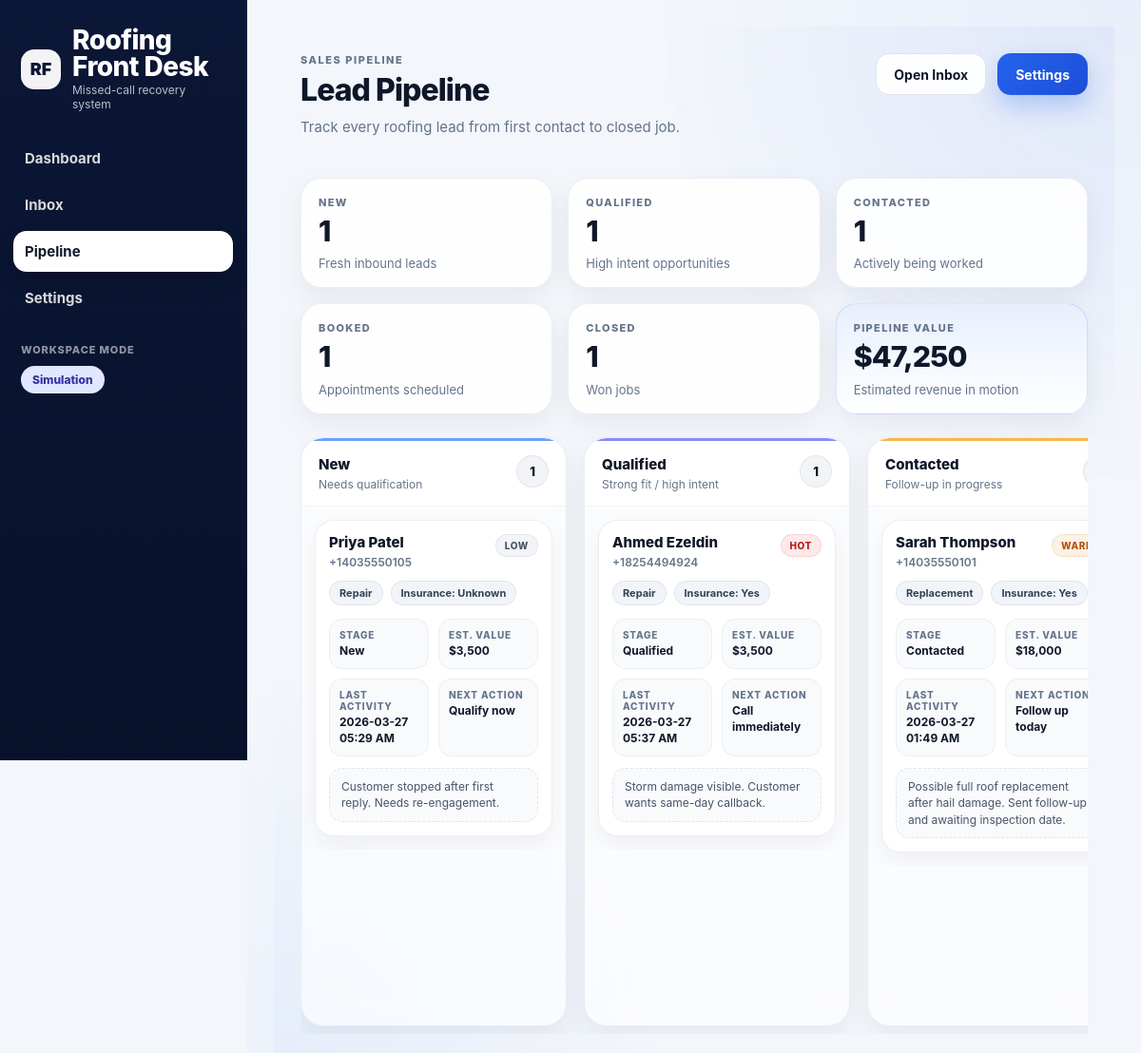
Screenshot of /demo/pipeline with the database file from the repository.
### app/models.py (models this page shows)
class Lead(Base):
    __tablename__ = "leads"
    id = Column(Integer, primary_key=True, index=True)
    phone_number = Column(String, index=True, nullable=False)
    source = Column(String, default="missed_call", nullable=False)
    conversation_state = Column(String, default="awaiting_job_type", nullable=False)
    status = Column(String, default="new", nullable=False)  # qualification status
    job_type = Column(String, nullable=True)
    postal_code = Column(String, nullable=True)
    customer_name = Column(String, nullable=True)
    urgency = Column(String, nullable=True)
    priority = Column(String, nullable=True)
    insurance_claim = Column(String, nullable=True)  # yes / no
    crm_status = Column(String, default="new", nullable=False)  # new/contacted/booked/closed/lost
    notes = Column(Text, nullable=True)
    created_at = Column(DateTime, default=datetime.utcnow, nullable=False)
    updated_at = Column(DateTime, default=datetime.utcnow, nullable=False)
    messages = relationship("Message", back_populates="lead", cascade="all, delete-orphan")

### app/main.py (the view)
@app.get("/demo/pipeline", response_class=HTMLResponse)
def demo_pipeline(request: Request, db: Session = Depends(get_db)):
    settings = logic.get_or_create_business_settings(db)
    leads = db.query(models.Lead).order_by(models.Lead.updated_at.desc()).all()
    columns = build_pipeline_columns(leads)
    return templates.TemplateResponse(
        request,
        "demo/pipeline.html",
        {
            "settings": settings,
            "columns": columns,
            "twilio_live": logic.twilio_enabled(),
            "active_page": "pipeline",
            "page_title": "Pipeline",
            "page_subtitle": "Track leads from qualification to outcome.",
        },
    )

### app/templates/demo/pipeline.html
{% extends "base.html" %}
{% block content %}
<div class="page-shell">
  <div class="page-header">
    <div>
      <p class="eyebrow">Sales pipeline</p>
      <h1 class="page-title">Lead Pipeline</h1>
      <p class="page-subtitle">Track every roofing lead from first contact to closed job.</p>
    </div>
    <div class="page-actions">
      <a href="/inbox" class="btn btn-secondary">Open Inbox</a>
      <a href="/settings" class="btn btn-primary">Settings</a>
    </div>
  </div>
  {% set ns = namespace(total_value=0) %}
  {% for status, leads_in_col in columns.items() %}
    {% for lead in leads_in_col %}
      {% set value = 0 %}
      {% if lead.job_type == "replacement" %}
        {% set value = 18000 %}
      {% elif lead.job_type == "repair" %}
        {% set value = 3500 %}
      {% elif lead.job_type == "inspection" %}
        {% set value = 750 %}
      {% else %}
        {% set value = 2500 %}
      {% endif %}
      {% set ns.total_value = ns.total_value + value %}
    {% endfor %}
  {% endfor %}
  <section class="pipeline-summary-grid">
    <div class="metric-card">
      <div class="metric-label">New</div>
      <div class="metric-value">{{ columns["new"]|length }}</div>
      <div class="metric-foot">Fresh inbound leads</div>
    </div>
    <div class="metric-card">
      <div class="metric-label">Qualified</div>
      <div class="metric-value">{{ columns["qualified"]|length }}</div>
      <div class="metric-foot">High intent opportunities</div>
    </div>
    <div class="metric-card">
      <div class="metric-label">Contacted</div>
      <div class="metric-value">{{ columns["contacted"]|length }}</div>
      <div class="metric-foot">Actively being worked</div>
    </div>
    <div class="metric-card">
      <div class="metric-label">Booked</div>
      <div class="metric-value">{{ columns["booked"]|length }}</div>
      <div class="metric-foot">Appointments scheduled</div>
    </div>
    <div class="metric-card">
      <div class="metric-label">Closed</div>
      <div class="metric-value">{{ columns["closed"]|length }}</div>
      <div class="metric-foot">Won jobs</div>
    </div>
    <div class="metric-card metric-card-accent">
      <div class="metric-label">Pipeline Value</div>
      <div class="metric-value">${{ "{:,}".format(ns.total_value) }}</div>
      <div class="metric-foot">Estimated revenue in motion</div>
    </div>
  </section>
  <section class="pipeline-board">
    {% set stage_meta = {
      "new": {"label": "New", "desc": "Needs qualification", "class": "stage-new"},
      "qualified": {"label": "Qualified", "desc": "Strong fit / high intent", "class": "stage-qualified"},
      "contacted": {"label": "Contacted", "desc": "Follow-up in progress", "class": "stage-contacted"},
      "booked": {"label": "Booked", "desc": "Estimate or inspection set", "class": "stage-booked"},
      "closed": {"label": "Closed", "desc": "Won revenue", "class": "stage-closed"},
      "lost": {"label": "Lost", "desc": "Did not convert", "class": "stage-lost"}
    } %}
    {% for status_key in ["new", "qualified", "contacted", "booked", "closed", "lost"] %}
      {% set leads_in_col = columns[status_key] %}
      {% set meta = stage_meta[status_key] %}
      <div class="pipeline-column {{ meta.class }}">
        <div class="pipeline-column-head">
          <div>
            <div class="pipeline-column-title">{{ meta.label }}</div>
            <div class="pipeline-column-subtitle">{{ meta.desc }}</div>
          </div>
          <div class="pipeline-count">{{ leads_in_col|length }}</div>
        </div>
        <div class="pipeline-column-body">
          {% if leads_in_col %}
            {% for lead in leads_in_col %}
              {% set value = 2500 %}
              {% if lead.job_type == "replacement" %}
                {% set value = 18000 %}
              {% elif lead.job_type == "repair" %}
                {% set value = 3500 %}
              {% elif lead.job_type == "inspection" %}
                {% set value = 750 %}
              {% endif %}
              {% set next_action = "Review lead" %}
              {% if status_key == "new" %}
                {% set next_action = "Qualify now" %}
              {% elif status_key == "qualified" %}
                {% set next_action = "Call immediately" %}
              {% elif status_key == "contacted" %}
                {% set next_action = "Follow up today" %}
              {% elif status_key == "booked" %}
                {% set next_action = "Confirm appointment" %}
              {% elif status_key == "closed" %}
                {% set next_action = "Won" %}
              {% elif status_key == "lost" %}
                {% set next_action = "Archive / review" %}
              {% endif %}
              <a href="/lead/{{ lead.id }}" class="pipeline-lead-card">
                <div class="lead-card-top">
                  <div>
                    <div class="lead-name">
                      {{ lead.customer_name or "Unknown Prospect" }}
                    </div>
                    <div class="lead-phone">{{ lead.phone_number }}</div>
                  </div>
                  {% if lead.priority == "high" %}
                    <span class="badge badge-danger">Hot</span>
                  {% elif lead.priority == "medium" %}
                    <span class="badge badge-warning">Warm</span>
                  {% else %}
                    <span class="badge badge-neutral">Low</span>
                  {% endif %}
                </div>
                <div class="lead-chip-row">
                  <span class="chip">
                    {{ lead.job_type|title if lead.job_type else "Unspecified" }}
                  </span>
                  {% if lead.insurance_claim is not none %}
                    <span class="chip">
                      Insurance: {{ "Yes" if lead.insurance_claim else "No" }}
                    </span>
                  {% else %}
                    <span class="chip">Insurance: Unknown</span>
                  {% endif %}
                </div>
                <div class="lead-meta-grid">
                  <div class="lead-meta-item">
                    <span class="meta-label">Stage</span>
                    <span class="meta-value">{{ meta.label }}</span>
                  </div>
                  <div class="lead-meta-item">
                    <span class="meta-label">Est. Value</span>
                    <span class="meta-value">${{ "{:,}".format(value) }}</span>
                  </div>
                  <div class="lead-meta-item">
                    <span class="meta-label">Last Activity</span>
                    <span class="meta-value">{{ format_dt(lead.updated_at) }}</span>
                  </div>
                  <div class="lead-meta-item">
                    <span class="meta-label">Next Action</span>
                    <span class="meta-value">{{ next_action }}</span>
                  </div>
                </div>
                {% if lead.notes %}
                  <div class="lead-note-preview">
                    {{ lead.notes[:110] }}{% if lead.notes|length > 110 %}...{% endif %}
                  </div>
                {% endif %}
              </a>
            {% endfor %}
          {% else %}
            <div class="pipeline-empty">
              <div class="pipeline-empty-icon">—</div>
              <div class="pipeline-empty-title">No leads</div>
              <div class="pipeline-empty-text">Nothing in this stage right now.</div>
            </div>
          {% endif %}
        </div>
      </div>
    {% endfor %}
  </section>
</div>
{% endblock %}

### app/static/css/tokens.css (style rules this page uses)
:root { --bg: #f6f8fb; --panel: #ffffff; --panel-2: #f8fafc; --text: #0f172a; --muted: #64748b; --border: #e2e8f0; --border-strong: #cbd5e1; --navy: #0b1736; --navy-2: #101f47; --navy-3: #162657; --blue: #2563eb; --blue-2: #1d4ed8; --blue-soft: #eff6ff; --green: #16a34a; --green-soft: #dcfce7; --amber: #d97706; --amber-soft: #fef3c7; --red: #dc2626; --red-soft: #fee2e2; --purple: #7c3aed; --purple-soft: #ede9fe; --gray-soft: #f1f5f9; --shadow-sm: 0 4px 12px rgba(15, 23, 42, 0.04); --shadow: 0 10px 30px rgba(15, 23, 42, 0.06); --shadow-lg: 0 18px 40px rgba(15, 23, 42, 0.08); --radius: 18px; --radius-sm: 14px; --radius-xs: 10px; }

### app/static/css/base.css (style rules this page uses)
* { box-sizing: border-box; }
html, body { margin: 0; padding: 0; min-height: 100%; font-family: Inter, ui-sans-serif, system-ui, -apple-system, BlinkMacSystemFont, "Segoe UI", sans-serif; background: var(--bg); color: var(--text); }
body { min-height: 100vh; }
a { color: inherit; text-decoration: none; }

### app/static/css/layout.css (style rules this page uses)
.page-header { display: flex; justify-content: space-between; align-items: flex-start; gap: 1rem; flex-wrap: wrap; margin-bottom: 20px; }
.eyebrow { margin-bottom: 8px; font-size: 11px; text-transform: uppercase; letter-spacing: 0.08em; font-weight: 800; color: var(--muted); }
.page-title { margin: 0; font-size: 28px; line-height: 1.1; letter-spacing: -0.03em; font-weight: 900; color: var(--text); }
.page-subtitle { margin-top: 8px; font-size: 15px; color: var(--muted); }
.page-actions { display: flex; align-items: center; gap: 12px; flex-wrap: wrap; }

### app/static/css/components.css (style rules this page uses)
.card, .settings-card, .lead-card, .lead-hero-card, .detail-panel, .inbox-list, .pipeline-column, .pipeline-stage, .landing-feature-card, .landing-fit-card, .pricing-card { background: var(--panel); border: 1px solid var(--border); box-shadow: var(--shadow-sm); }
.btn { display: inline-flex; align-items: center; justify-content: center; gap: 8px; min-height: 44px; padding: 11px 14px; border-radius: 14px; border: none; cursor: pointer; font-weight: 800; transition: transform 0.15s ease, box-shadow 0.15s ease, background 0.15s ease, border-color 0.15s ease; }
.btn-primary { color: #fff; background: linear-gradient(135deg, var(--blue) 0%, var(--blue-2) 100%); box-shadow: 0 8px 18px rgba(37, 99, 235, 0.22); }
.btn-secondary { color: var(--text); background: linear-gradient(180deg, #fff 0%, #f8fafc 100%); border: 1px solid rgba(203, 213, 225, 0.95); }
.badge, .deal-tag, .chip, .workflow-variable-chip { display: inline-flex; align-items: center; justify-content: center; white-space: nowrap; border-radius: 999px; font-weight: 800; }
.badge { padding: 4px 8px; font-size: 10px; text-transform: uppercase; letter-spacing: 0.03em; }
.badge-danger { background: #fee2e2; color: #b91c1c; }
.badge-warning { background: #fef3c7; color: #92400e; }
.badge-neutral { background: #e2e8f0; color: #334155; }

### app/static/css/dashboard.css (style rules this page uses)
.metric-card { background: #ffffff; border: 1px solid #dbe4f0; border-radius: 20px; padding: 16px; box-shadow: 0 8px 24px rgba(15, 23, 42, 0.04); }
.metric-card-accent { border-color: #c7d2fe; background: linear-gradient(180deg, #ffffff 0%, #f8fbff 100%); }
.metric-label { font-size: 11px; font-weight: 800; text-transform: uppercase; letter-spacing: 0.08em; color: #64748b; margin-bottom: 8px; }
.metric-value { font-size: 24px; line-height: 1.05; font-weight: 900; color: #0f172a; }
.metric-foot { margin-top: 8px; color: #64748b; font-size: 13px; line-height: 1.4; }

### app/static/css/inbox.css (style rules this page uses)
.page-header { margin-bottom: 18px; }
.page-header .eyebrow { margin-bottom: 8px; }
.page-header .page-title { margin-bottom: 6px; }
.page-header .page-subtitle { max-width: 720px; }

### rows the page displays
Lead: customer_name "Priya Patel", phone_number "+14035550105", shows "LOW", job_type "Repair", shows "Insurance: Unknown", label "New", value "3,500", updated_at "2026-03-27 05:29 AM", next_action "Qualify now", notes "Customer stopped after first reply. Needs re-engagement."
Lead: customer_name "Ahmed Ezeldin", phone_number "+18254494924", priority "HOT", job_type "Repair", insurance_claim "Yes", label "Qualified", value "3,500", updated_at "2026-03-27 05:37 AM", next_action "Call immediately", notes "Storm damage visible. Customer wants same-day callback."
Lead: customer_name "Sarah Thompson", phone_number "+14035550101", priority "WARM", job_type "Replacement", insurance_claim "Yes", label "Contacted", value "18,000", updated_at "2026-03-27 01:49 AM", next_action "Follow up today", notes "Possible full roof replacement after hail damage. Sent follow-up and awaiting inspection date."

### other values shown
{{ columns["new"]|length }} "1"
{{ columns["qualified"]|length }} "1"
{{ columns["contacted"]|length }} "1"
{{ columns["booked"]|length }} "1"
{{ columns["closed"]|length }} "1"
{{ "{:,}".format(ns.total_value) }} "47,250"
{{ meta.label }} "New" "Qualified" "Contacted"
{{ meta.desc }} "Needs qualification" "Strong fit / high intent" "Follow-up in progress"
{{ leads_in_col|length }} "1" "1"
